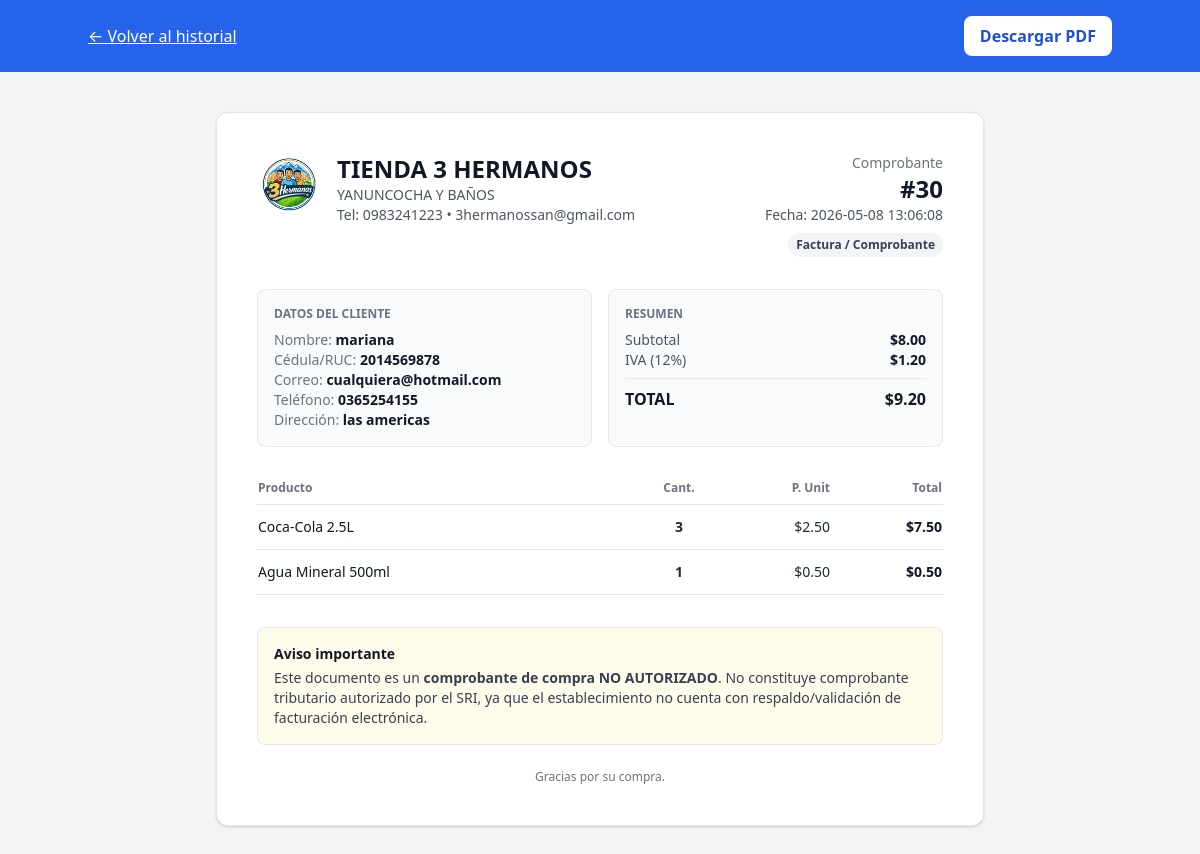
The page /frontend/purchase_receipt.php?id=30 (signed in) on the database its author committed.
### tables this page shows
CREATE TABLE `purchases` (
  `id` int(11) NOT NULL,
  `user_id` int(11) NOT NULL,
  `customer_id` int(11) DEFAULT NULL,
  `purchase_type` enum('CONSUMIDOR_FINAL','FACTURA') NOT NULL DEFAULT 'CONSUMIDOR_FINAL',
  `customer_name` varchar(120) DEFAULT NULL,
  `customer_email` varchar(120) DEFAULT NULL,
  `customer_phone` varchar(50) DEFAULT NULL,
  `customer_address` varchar(200) DEFAULT NULL,
  `customer_idnumber` varchar(30) DEFAULT NULL,
  `subtotal` decimal(10,2) NOT NULL DEFAULT 0.00,
  `iva` decimal(10,2) NOT NULL DEFAULT 0.00,
  `total` decimal(10,2) NOT NULL DEFAULT 0.00,
  `created_at` datetime NOT NULL DEFAULT current_timestamp()
);

CREATE TABLE `purchase_items` (
  `id` int(11) NOT NULL,
  `purchase_id` int(11) NOT NULL,
  `product_id` int(11) DEFAULT NULL,
  `product_name` varchar(150) NOT NULL,
  `unit_price` decimal(10,2) NOT NULL DEFAULT 0.00,
  `quantity` int(11) NOT NULL DEFAULT 1,
  `line_total` decimal(10,2) NOT NULL DEFAULT 0.00
);

### frontend/purchase_receipt.php (the view, shortened to what this page needs)
<?php
include('../backend/db.php');
$user_id = (int)$_SESSION['user_id'];
$purchase_id = isset($_GET['id']) ? (int)$_GET['id'] : 0;
$q = $conn->query("SELECT * FROM purchases WHERE id = $purchase_id AND user_id = $user_id LIMIT 1");
$p = $q->fetch_assoc();
$items = [];
$qi = $conn->query("SELECT * FROM purchase_items WHERE purchase_id = $purchase_id");
if ($qi) {
  while ($it = $qi->fetch_assoc()) $items[] = $it;
}
function h($s) { return htmlspecialchars($s ?? '', ENT_QUOTES, 'UTF-8'); }
$typeLabel = ($p['purchase_type'] === 'FACTURA') ? 'Factura / Comprobante' : 'Consumidor final';
?>
<!DOCTYPE html>
<html lang="es">
<head>
  <link href="https://cdn.jsdelivr.net/npm/tailwindcss@2.0.2/dist/tailwind.min.css" rel="stylesheet">
</head>
<body class="bg-gray-100">
  <div class="no-print bg-blue-600 text-white p-4">
    <div class="container mx-auto flex justify-between items-center">
      <a href="purchase-history.php" class="underline">← Volver al historial</a>
      <div class="flex gap-2">
        <button onclick="window.print()"
          class="bg-white text-blue-700 px-4 py-2 rounded-lg font-semibold hover:bg-gray-100">
          Descargar PDF
        </button>
      </div>
    </div>
  </div>
  <main class="container mx-auto p-6 md:p-10">
    <div class="paper max-w-3xl mx-auto bg-white rounded-xl shadow p-6 md:p-10 border">
      <div class="flex flex-col sm:flex-row sm:justify-between sm:items-start gap-6">
        <div class="flex items-start gap-4">
          <div class="w-16 h-16 rounded-lg bg-white flex items-center justify-center overflow-hidden">
          <img src="assets/logo.png" class="w-full h-full object-cover" alt="Logo">
          </div>
          <div>
            <h1 class="text-2xl font-extrabold text-gray-900">TIENDA 3 HERMANOS</h1>
            <p class="text-sm text-gray-600">YANUNCOCHA Y BAÑOS</p>
            <p class="text-sm text-gray-600">Tel: 0983241223 • 3hermanossan@gmail.com</p>
          </div>
        </div>
        <div class="text-left sm:text-right">
          <div class="text-sm text-gray-500">Comprobante</div>
          <div class="text-2xl font-extrabold text-gray-900">#<?php echo $purchase_id; ?></div>
          <div class="text-sm text-gray-600">Fecha: <?php echo h($p['created_at']); ?></div>
          <div class="inline-flex mt-2 text-xs px-2 py-1 rounded-full bg-gray-100 text-gray-700 font-semibold">
            <?php echo h($typeLabel); ?>
          </div>
        </div>
      </div>
      <div class="mt-8 grid grid-cols-1 md:grid-cols-2 gap-4">
        <div class="bg-gray-50 rounded-lg p-4 border">
          <div class="text-xs text-gray-500 font-semibold mb-2">DATOS DEL CLIENTE</div>
          <?php if ($p['purchase_type'] === 'FACTURA'): ?>
            <div class="text-sm"><span class="text-gray-500">Nombre:</span> <span class="font-semibold text-gray-900"><?php echo h($p['customer_name']); ?></span></div>
            <div class="text-sm"><span class="text-gray-500">Cédula/RUC:</span> <span class="font-semibold text-gray-900"><?php echo h($p['customer_idnumber']); ?></span></div>
            <div class="text-sm"><span class="text-gray-500">Correo:</span> <span class="font-semibold text-gray-900"><?php echo h($p['customer_email']); ?></span></div>
            <div class="text-sm"><span class="text-gray-500">Teléfono:</span> <span class="font-semibold text-gray-900"><?php echo h($p['customer_phone']); ?></span></div>
            <div class="text-sm"><span class="text-gray-500">Dirección:</span> <span class="font-semibold text-gray-900"><?php echo h($p['customer_address']); ?></span></div>
          <?php else: ?>
            <div class="text-sm text-gray-700">
              Compra registrada como <span class="font-semibold">Consumidor final</span> (sin datos).
            </div>
          <?php endif; ?>
        </div>
        <div class="bg-gray-50 rounded-lg p-4 border">
          <div class="text-xs text-gray-500 font-semibold mb-2">RESUMEN</div>
          <div class="text-sm flex justify-between">
            <span class="text-gray-600">Subtotal</span>
            <span class="font-semibold text-gray-900">$<?php echo number_format((float)$p['subtotal'],2); ?></span>
          </div>
          <div class="text-sm flex justify-between">
            <span class="text-gray-600">IVA (12%)</span>
            <span class="font-semibold text-gray-900">$<?php echo number_format((float)$p['iva'],2); ?></span>
          </div>
          <div class="text-base flex justify-between mt-2 pt-2 border-t">
            <span class="font-extrabold text-gray-900">TOTAL</span>
            <span class="font-extrabold text-gray-900">$<?php echo number_format((float)$p['total'],2); ?></span>
          </div>
        </div>
      </div>
      <div class="mt-8 overflow-x-auto">
        <table class="w-full table-fixed">
          <colgroup>
            <col />
            <col style="width: 5rem;">
            <col style="width: 7rem;">
            <col style="width: 7rem;">
          </colgroup>
          <thead>
            <tr class="text-xs text-gray-500 border-b">
              <th class="text-left font-semibold pb-2">Producto</th>
              <th class="text-center font-semibold pb-2">Cant.</th>
              <th class="text-right font-semibold pb-2">P. Unit</th>
              <th class="text-right font-semibold pb-2">Total</th>
            </tr>
          </thead>
          <tbody>
            <?php foreach ($items as $it): ?>
              <tr class="border-b">
                <td class="py-3 text-sm text-gray-900 font-medium"><?php echo h($it['product_name']); ?></td>
                <td class="py-3 text-center text-sm text-gray-800 font-semibold"><?php echo (int)$it['quantity']; ?></td>
                <td class="py-3 text-right text-sm text-gray-800">$<?php echo number_format((float)$it['unit_price'],2); ?></td>
                <td class="py-3 text-right text-sm text-gray-900 font-semibold">$<?php echo number_format((float)$it['line_total'],2); ?></td>
              </tr>
            <?php endforeach; ?>
          </tbody>
        </table>
      </div>
      <div class="mt-8 p-4 rounded-lg border bg-yellow-50">
        <div class="text-sm font-semibold text-gray-900">Aviso importante</div>
        <p class="text-sm text-gray-700 mt-1">
          Este documento es un <b>comprobante de compra NO AUTORIZADO</b>.
          No constituye comprobante tributario autorizado por el SRI, ya que el establecimiento
          no cuenta con respaldo/validación de facturación electrónica.
        </p>
      </div>
      <div class="mt-6 text-center text-xs text-gray-500">
        Gracias por su compra.
      </div>
    </div>
  </main>
</body>
</html>

### rows shown on the page
purchases: created_at "2026-05-08 13:06:08", purchase_type "Factura / Comprobante", customer_name "mariana", customer_idnumber "2014569878", customer_email "cualquiera@hotmail.com", customer_phone "0365254155", customer_address "las americas", subtotal "8.00", iva "1.20", total "9.20"
purchase_items: product_name "Coca-Cola 2.5L", quantity "3", unit_price "2.50", line_total "7.50"
purchase_items: product_name "Agua Mineral 500ml", quantity "1", unit_price "0.50", line_total "0.50"

### other values the page prints
$purchase_id "30"
